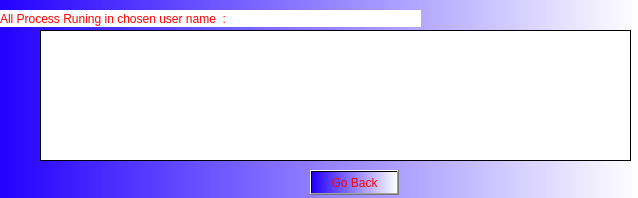
<?xml version="1.0" encoding="UTF-8"?>
<ui version="4.0">
 <class>Dialog</class>
 <widget class="QDialog" name="Dialog">
  <property name="geometry">
   <rect>
    <x>0</x>
    <y>0</y>
    <width>638</width>
    <height>198</height>
   </rect>
  </property>
  <property name="windowTitle">
   <string>Dialog</string>
  </property>
  <property name="styleSheet">
   <string notr="true">background-color: qlineargradient(spread:pad, x1:0, y1:0, x2:1, y2:0, stop:0 rgba(36, 0, 255, 255), stop:1 rgba(255, 255, 255, 255));</string>
  </property>
  <widget class="QLabel" name="label">
   <property name="geometry">
    <rect>
     <x>0</x>
     <y>10</y>
     <width>421</width>
     <height>17</height>
    </rect>
   </property>
   <property name="styleSheet">
    <string notr="true">background-color: qlineargradient(spread:pad, x1:0, y1:0, x2:1, y2:0, stop:0 rgba(255, 255, 255, 255));
color: qlineargradient(spread:pad, x1:0, y1:0, x2:0, y2:0, stop:0 rgba(255, 0, 0, 255), stop:1 rgba(255, 255, 255, 255));
font: 57 italic 18pt &quot;URW Chancery L&quot;;</string>
   </property>
   <property name="text">
    <string>All Process Runing in chosen user name  :</string>
   </property>
  </widget>
  <widget class="QPushButton" name="pushButton">
   <property name="geometry">
    <rect>
     <x>310</x>
     <y>170</y>
     <width>89</width>
     <height>25</height>
    </rect>
   </property>
   <property name="styleSheet">
    <string notr="true">color: qlineargradient(spread:pad, x1:0, y1:0, x2:0, y2:0, stop:0 rgba(255, 0, 0, 255), stop:1 rgba(255, 255, 255, 255));</string>
   </property>
   <property name="text">
    <string>Go Back</string>
   </property>
  </widget>
  <widget class="QPlainTextEdit" name="plainTextEdit">
   <property name="geometry">
    <rect>
     <x>40</x>
     <y>30</y>
     <width>591</width>
     <height>131</height>
    </rect>
   </property>
   <property name="styleSheet">
    <string notr="true">background-color: qlineargradient(spread:pad, x1:0, y1:0, x2:1, y2:0, stop:0 rgba(255, 255, 255, 255));
font: 57 italic 12pt &quot;URW Chancery L&quot;;
color: qlineargradient(spread:pad, x1:0, y1:0, x2:0, y2:0, stop:0 rgba(255, 0, 0, 255), stop:1 rgba(255, 255, 255, 255));</string>
   </property>
  </widget>
 </widget>
 <resources/>
 <connections/>
</ui>
